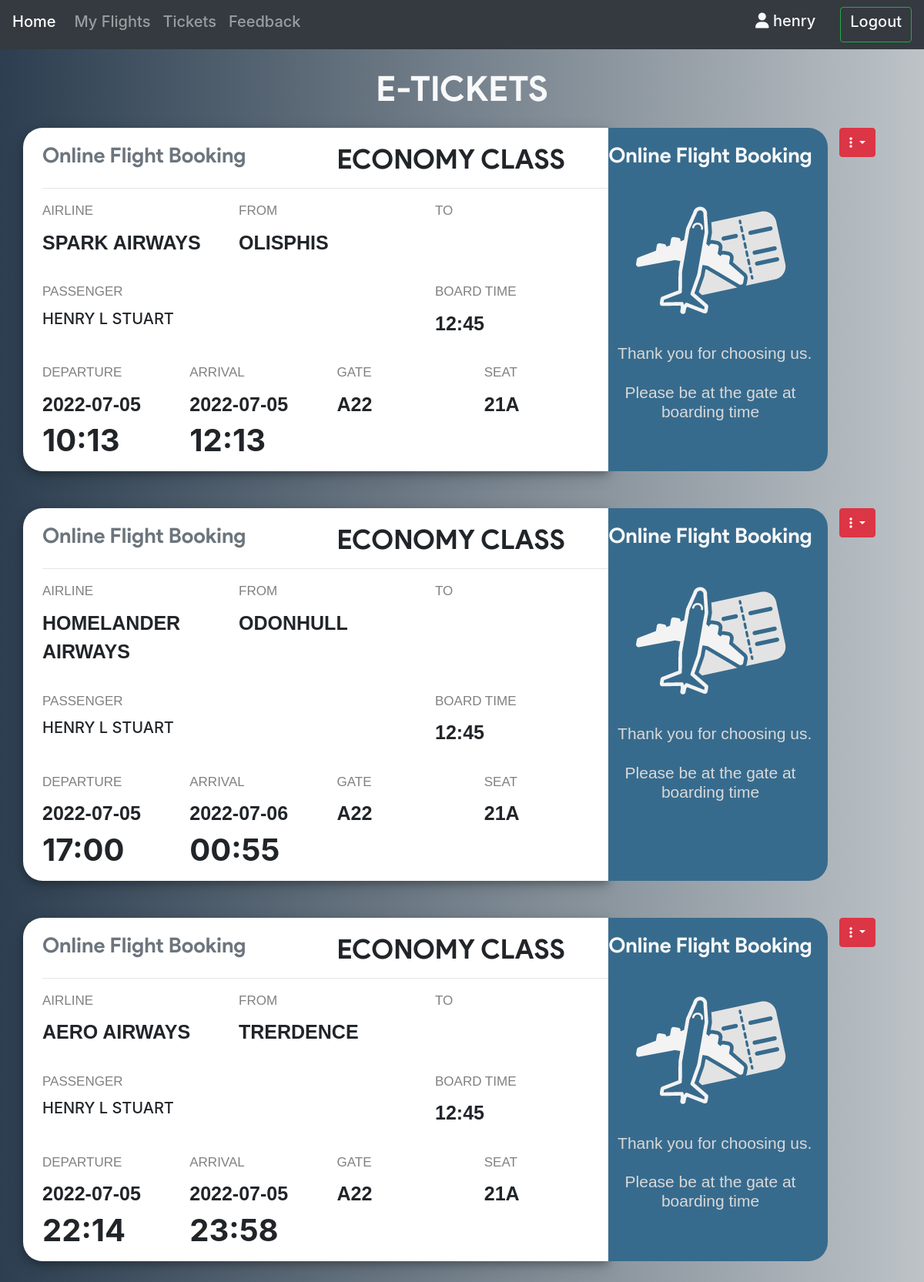
The page /ticket.php (signed in) on the database its author committed.
### tables this page shows
CREATE TABLE `ticket` (
  `ticket_id` int(11) NOT NULL,
  `passenger_id` int(11) NOT NULL,
  `flight_id` int(11) NOT NULL,
  `user_id` int(11) NOT NULL,
  `seat_no` varchar(10) NOT NULL,
  `cost` int(11) NOT NULL,
  `class` varchar(3) NOT NULL
);

CREATE TABLE `flight` (
  `flight_id` int(11) NOT NULL,
  `admin_id` int(11) NOT NULL,
  `arrivale` datetime NOT NULL,
  `departure` datetime NOT NULL,
  `Destination` varchar(20) NOT NULL,
  `source` varchar(20) NOT NULL,
  `airline` varchar(20) NOT NULL,
  `Seats` varchar(110) NOT NULL,
  `duration` varchar(20) NOT NULL,
  `Price` int(11) NOT NULL,
  `status` varchar(6) DEFAULT NULL,
  `issue` varchar(50) DEFAULT NULL,
  `last_seat` varchar(5) DEFAULT '',
  `bus_seats` int(11) DEFAULT '20',
  `last_bus_seat` varchar(5) DEFAULT ''
);

CREATE TABLE `passenger_profile` (
  `passenger_id` int(11) NOT NULL,
  `user_id` int(11) NOT NULL,
  `flight_id` int(11) NOT NULL,
  `mobile` varchar(110) NOT NULL,
  `dob` datetime NOT NULL,
  `f_name` varchar(20) DEFAULT NULL,
  `m_name` varchar(20) DEFAULT NULL,
  `l_name` varchar(20) DEFAULT NULL
);

### helpers/helper.php (called while the page is built)
<?php
function subview($file){
	$file = __DIR__.'/../sub-views/'.$file;
	include $file;
}

### ticket.php (the view, shortened to what this page needs)
<?php include_once 'helpers/helper.php'; ?>
<?php subview('header.php'); ?>
<main>
  <?php if(isset($_SESSION['userId'])) {
    require 'helpers/init_conn_db.php';
    ?>
    <div class="container mb-5">
    <h1 class="text-center text-light mt-4 mb-4">E-TICKETS</h1>
      <?php
      $userId = $_SESSION['userId'];
      $sql = "SELECT * FROM `ticket` WHERE `user_id`='$userId';";
      $result = mysqli_query($conn,$sql);
      if(!$result){
          header('Location: ticket.php?error=sqlerror');
          exit();
      } else {
          while ($row = mysqli_fetch_assoc($result)) {
            $passenger_id = $row['passenger_id'];
            $flight_id = $row['flight_id'];
            $sql_p = "SELECT * FROM `passenger_profile` WHERE `passenger_id`='$passenger_id';";
            $result_p = mysqli_query($conn,$sql_p);
            if(!$result_p){
                header('Location: ticket.php?error=sqlerror');
                exit();
            } else {
                if($row_p = mysqli_fetch_assoc($result_p)) {
                  $sql_f = "SELECT * FROM `flight` WHERE `flight_id`='$flight_id';";
                  $result_f = mysqli_query($conn,$sql_f);
                  if(!$result_f){
                      header('Location: ticket.php?error=sqlerror');
                      exit();
                  } else {
                      if($row_f = mysqli_fetch_assoc($result_f)) {
                        $date_time_dep = $row_f['departure'];
                        $date_dep = substr($date_time_dep,0,10);
                        $time_dep = substr($date_time_dep,10,6) ;
                        $date_time_arr = $row_f['arrivale'];
                        $date_arr = substr($date_time_arr,0,10);
                        $time_arr = substr($date_time_arr,10,6) ;
                        if($row['class'] === 'E') {
                            $class_txt = 'ECONOMY';
                        } else if($row['class'] === 'B') {
                            $class_txt = 'BUSINESS';
                        }
                        echo '
                        <div class="row mb-5">
                        <div class="col-8 out">
                            <div class="row ">
                                <div class="col">
                                    <h2 class="text-secondary mb-0 brand">
                                        Online Flight Booking</h2>
                                </div>
                                <div class="col">
                                    <h2 class="mb-0">'.$class_txt.' CLASS</h2>
                                </div>
                            </div>
                            <hr>
                            <div class="row mb-3">
                                <div class="col-4">
                                    <p class="head">Airline</p>
                                    <p class="txt">'.$row_f['airline'].'</p>
                                </div>
                                <div class="col-4">
                                    <p class="head">from</p>
                                    <p class="txt">'.$row_f['source'].'</p>
                                </div>
                                <div class="col-4">
                                    <p class="head">to</p>
                                    <p class="txt">'.$row_f['destination'].'</p>
                                </div>
                            </div>
                            <div class="row mb-3">
                                <div class="col-8">
                                    <p class="head">Passenger</p>
                                    <p class=" h5 text-uppercase">
                                    '.$row_p['f_name'].' '.$row_p['m_name'].' '.$row_p['l_name'].'
                                    </p>
                                </div>
                                <div class="col-4">
                                    <p class="head">board time</p>
                                    <p class="txt">12:45</p>
                                </div>
                            </div>
                            <div class="row">
                                <div class="col-3">
                                    <p class="head">departure</p>
                                    <p class="txt mb-1">'.$date_dep.'</p>
                                    <p class="h1 font-weight-bold mb-3">'.$time_dep.'</p>
                                </div>
                                <div class="col-3">
                                    <p class="head">arrival</p>
                                    <p class="txt mb-1">'.$date_arr.'</p>
                                    <p class="h1 font-weight-bold mb-3">'.$time_arr.'</p>
                                </div>
                                <div class="col-3">
                                    <p class="head">gate</p>
                                    <p class="txt">A22</p>
                                </div>
                                <div class="col-3">
                                    <p class="head">seat</p>
                                    <p class="txt">'.$row['seat_no'].'</p>
                                </div>
                            </div>
                        </div>
                        <div class="col-3 pl-0" style="background-color:#376b8d !important;
                            padding:20px; border-top-right-radius: 25px; border-bottom-right-radius: 25px;">
                            <div class="row">
                                <div class="col">
                                <h2 class="text-light text-center brand">
                                    Online Flight Booking</h2>
                                </div>
                            </div>
                            <div class="row justify-content-center">
                                <div class="col-12">
                                    <img src="assets/images/airtic.png" class="mx-auto d-block"
                                    height="200px" width="200px" alt="">
                                </div>
                            </div>
                            <div class="row">
                                <h3 class="text-light2 text-center mt-2 mb-0">
                                &nbsp Thank you for choosing us. </br> </br>
                                    Please be at the gate at boarding time</h3>
                            </div>
                        </div>
                        <div class="col-1">
                            <div class="dropdown">
                                <button class="btn btn-danger dropdown-toggle" type="button"
                                    id="dropdownMenuButton" data-toggle="dropdown"
                                    aria-haspopup="true" aria-expanded="false">
                                    <i class="fa fa-ellipsis-v"></i> </td>
                                </button>
                                            value='.$row['ticket_id'].'>
                                            value='.$row['ticket_id'].'>
                            </div>
                        </div>
                        </div>
                      ' ;
                      }
                  }
                }
            }
          }
      }
       ?>
    </div>
  </main>
  <?php } ?>
  <?php subview('footer.php'); ?>

### sub-views/header.php (shortened to what this page needs)
<!doctype html>
<html lang="en">
    <head>
        <link rel="stylesheet" href="https://stackpath.bootstrapcdn.com/font-awesome/4.7.0/css/font-awesome.min.css">
        <link rel="stylesheet" href="https://stackpath.bootstrapcdn.com/bootstrap/4.5.2/css/bootstrap.min.css">
    </head>
    <body>
        <nav class="navbar navbar-expand-lg navbar-dark bg-dark ">
        <a class="navbar-brand" href="index.php"><h5>Home</h5>
        </a>
        <div class="collapse navbar-collapse" id="navbarSupportedContent">
            <ul class="navbar-nav mr-auto">
            <?php if(isset($_SESSION['userId'])) { ?>
                <li class="nav-item">
                    <a class="nav-link" href="my_flights.php">
                        <h5> My Flights</h5>
                    </a>
                </li>
                <li class="nav-item">
                    <a class="nav-link" href="ticket.php">
                        <h5> Tickets</h5>
                    </a>
                </li>
            <?php } ?>
                <li class="nav-item">
                    <a class="nav-link" href="feedback.php">
                        <h5> Feedback</h5>
                    </a>
                </li>
            </ul>
            <?php
            if(isset($_SESSION['userId'])) {
                echo '
                <ul  class="nav navbar-nav navbar-right">
                    <li class="nav-item mr-3">
                            <h5 class=" text-light">
                            <i class="ml-1 fa fa-user text-light mt-2"></i>
                            '.$_SESSION['userUid'].'
                            </h5>
                    </li>
                    <li class="nav-item ml-3">
                        <form action="includes/logout.inc.php" class="logout_form" method="POST">
                        <button class="text-center text-light btn btn-outline-success"  type="submit">
                            <h5> Logout </h5>
                            </button>
                        </form>
                    </li>
                </ul>    ';
            }
            ?>
        </div>
        </nav>

### sub-views/footer.php (shortened to what this page needs)
  </body>
</html>

### ticket.php (style rules this page uses)
body { background: #bdc3c7; background: -webkit-linear-gradient(to right, #2c3e50, #bdc3c7); background: linear-gradient(to right, #2c3e50, #bdc3c7); }
h2.brand { font-size: 27px !important; }
p.head { text-transform: uppercase; font-family: arial; font-size: 17px; margin-bottom: 10px ; color: grey; }
p.txt { text-transform: uppercase; font-family: arial; font-size: 25px; font-weight: bolder; }
.out { border-top-left-radius: 25px; border-bottom-left-radius: 25px; box-shadow: 0 4px 8px 0 rgba(0, 0, 0, 0.2), 0 6px 20px 0 rgba(0, 0, 0, 0.19); background-color: white; padding-left: 25px; padding-right: 0px; padding-top: 20px; }
h2 { font-weight: lighter !important; font-size: 35px !important; margin-bottom: 20px; font-family :'product sans' !important; font-weight: bolder; }
.text-light2 { color: #d9d9d9; }
h3 { font-size: 21px !important; margin-bottom: 20px; font-family: Tahoma, sans-serif; font-weight: lighter; }
h1 { font-weight: lighter !important; font-size: 45px !important; margin-bottom: 20px; font-family :'product sans' !important; font-weight: bolder; }

### rows shown on the page
ticket: class "ECONOMY", flight.airline "SPARK AIRWAYS", flight.source "OLISPHIS", passenger.f_name "HENRY", passenger.m_name "L", passenger.l_name "STUART", flight.departure "2022-07-05", flight.departure "10:13", flight.arrivale "2022-07-05", flight.arrivale "12:13", seat_no "21A"
ticket: class "ECONOMY", flight.airline "HOMELANDER AIRWAYS", flight.source "ODONHULL", passenger.f_name "HENRY", passenger.m_name "L", passenger.l_name "STUART", flight.departure "2022-07-05", flight.departure "17:00", flight.arrivale "2022-07-06", flight.arrivale "00:55", seat_no "21A"
ticket: class "ECONOMY", flight.airline "AERO AIRWAYS", flight.source "TRERDENCE", passenger.f_name "HENRY", passenger.m_name "L", passenger.l_name "STUART", flight.departure "2022-07-05", flight.departure "22:14", flight.arrivale "2022-07-05", flight.arrivale "23:58", seat_no "21A"

### other values the page prints
$_SESSION['userUid'] "henry"
